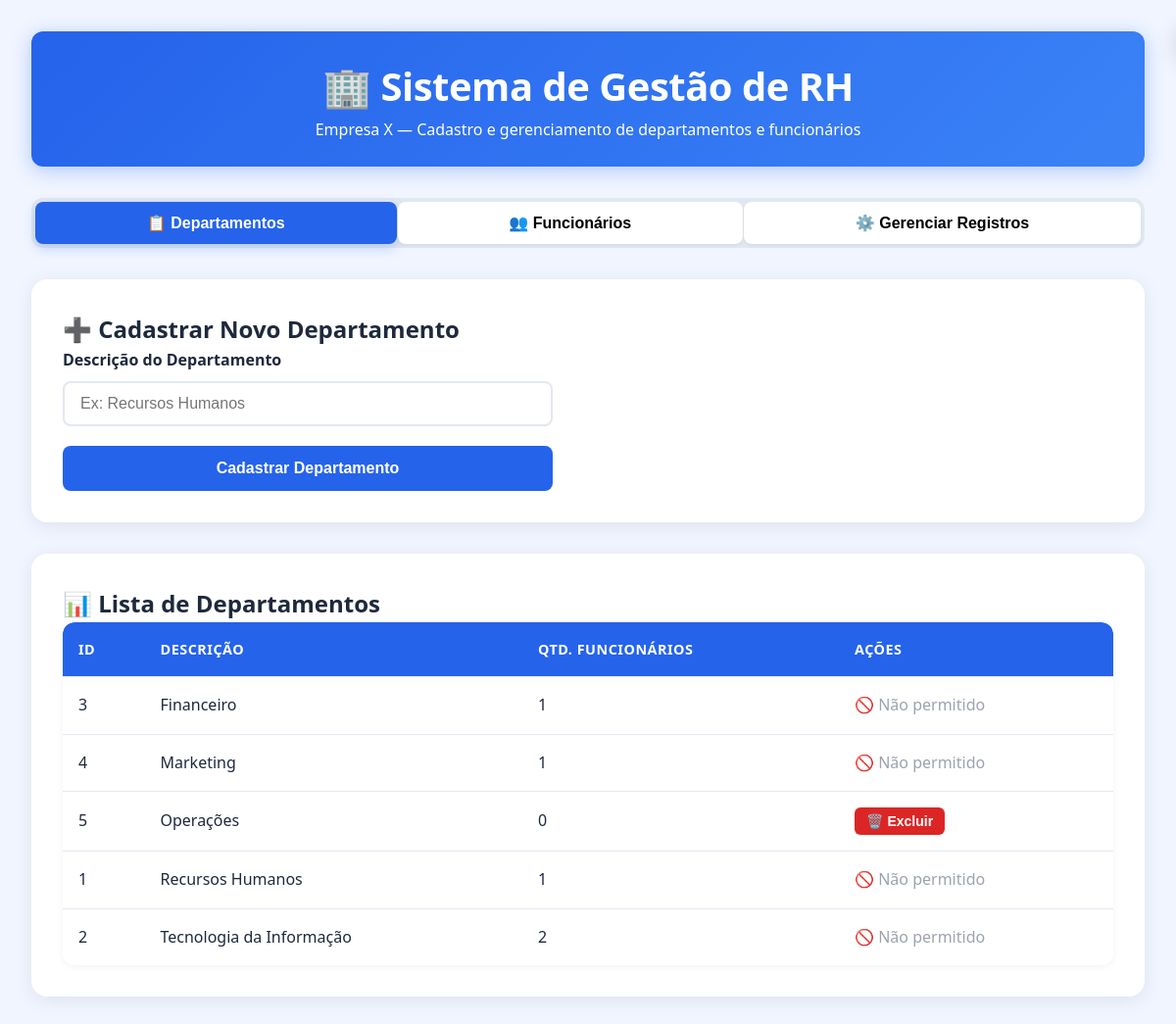
The page / on the database its author committed.
### tables this page shows
CREATE TABLE IF NOT EXISTS departamentos (
    id_departamento INT AUTO_INCREMENT PRIMARY KEY COMMENT 'Identificador único do departamento',
    descricao VARCHAR(100) NOT NULL UNIQUE COMMENT 'Nome/Descrição do departamento',
    data_criacao TIMESTAMP DEFAULT CURRENT_TIMESTAMP COMMENT 'Data de criação do registro',
    INDEX idx_descricao (descricao)
);

### index.php (the view, shortened to what this page needs)
<?php
require 'conexao.php';
?>
<!DOCTYPE html>
<html lang="pt-BR">
<head>
    <link rel="stylesheet" href="assets/style.css">
</head>
<body>
<div class="container">
    <header>
        <h1>🏢 Sistema de Gestão de RH</h1>
        <p>Empresa X — Cadastro e gerenciamento de departamentos e funcionários</p>
    </header>
    <div class="tabs">
        <button class="tab active" data-tab="departamentos">📋 Departamentos</button>
        <button class="tab" data-tab="funcionarios">👥 Funcionários</button>
        <button class="tab" data-tab="gerenciar">⚙️ Gerenciar Registros</button>
    </div>
    <div class="tab-content active" id="departamentos">
        <div class="card">
            <h2>➕ Cadastrar Novo Departamento</h2>
            <form id="form-departamento">
                <div class="form-group">
                    <label for="descricao">Descrição do Departamento</label>
                    <input type="text" id="descricao" name="descricao" required placeholder="Ex: Recursos Humanos">
                </div>
                <button type="submit" class="btn-primary">Cadastrar Departamento</button>
            </form>
        </div>
        <div class="card">
            <h2>📊 Lista de Departamentos</h2>
            <div class="table-responsive">
                <table>
                    <thead>
                        <tr>
                            <th>ID</th>
                            <th>Descrição</th>
                            <th>Qtd. Funcionários</th>
                            <th>Ações</th>
                        </tr>
                    </thead>
                    <tbody id="lista-departamentos">
                        <?php
                        $stmt = $pdo->query("
                            SELECT d.id_departamento, d.descricao, COUNT(f.id_funcionario) as qtd
                            FROM departamentos d
                            LEFT JOIN funcionarios f ON d.id_departamento = f.id_departamento
                            GROUP BY d.id_departamento, d.descricao
                            ORDER BY d.descricao
                        ");
                        while ($row = $stmt->fetch()) {
                            $qtd = $row['qtd'];
                            $btnExcluir = $qtd == 0
                                ? "<button class='action-btn btn-danger btn-excluir-depto' data-id='{$row['id_departamento']}'>🗑️ Excluir</button>"
                                : "<span style='color:#9ca3af;'>🚫 Não permitido</span>";
                            echo "<tr>
                                    <td>{$row['id_departamento']}</td>
                                    <td>{$row['descricao']}</td>
                                    <td>{$qtd}</td>
                                    <td>{$btnExcluir}</td>
                                  </tr>";
                        }
                        ?>
                    </tbody>
                </table>
            </div>
        </div>
    </div>
</div>
</body>
</html>

### assets/style.css (style rules this page uses)
:root { --primary: #2563eb; --primary-dark: #1d4ed8; --danger: #dc2626; --success: #10b981; --warning: #f59e0b; --light: #f8fafc; --dark: #0f172a; --gray-100: #f1f5f9; --gray-200: #e2e8f0; --gray-800: #1e293b; }
* { margin: 0; padding: 0; box-sizing: border-box; }
body { font-family: 'Segoe UI', Tahoma, Geneva, Verdana, sans-serif; background-color: #f0f5ff; color: var(--gray-800); line-height: 1.6; }
.container { max-width: 1200px; margin: 0 auto; padding: 2rem; }
header { text-align: center; margin-bottom: 2rem; padding: 1.5rem; background: linear-gradient(135deg, var(--primary), #3b82f6); color: white; border-radius: 12px; box-shadow: 0 4px 20px rgba(37, 99, 235, 0.3); }
header h1 { font-size: 2.5rem; font-weight: 700; letter-spacing: -0.5px; }
.tabs { display: flex; gap: 1px; background: var(--gray-200); padding: 4px; border-radius: 12px; margin-bottom: 2rem; flex-wrap: wrap; }
.tab { padding: 12px 24px; background: white; border: none; border-radius: 8px; cursor: pointer; font-weight: 600; transition: all 0.2s ease; flex-grow: 1; text-align: center; box-shadow: 0 2px 4px rgba(0,0,0,0.05); }
.tab.active { background: var(--primary); color: white; box-shadow: 0 4px 12px rgba(37, 99, 235, 0.25); }
.tab-content { display: none; animation: fadeIn 0.4s ease; }
.tab-content.active { display: block; }
.card { background: white; padding: 2rem; border-radius: 16px; box-shadow: 0 4px 20px rgba(0,0,0,0.08); margin-bottom: 2rem; }
form { display: grid; gap: 1.25rem; max-width: 500px; }
.form-group { display: flex; flex-direction: column; gap: 0.5rem; }
label { font-weight: 600; color: var(--gray-800); }
input, select { padding: 12px 16px; border: 2px solid var(--gray-200); border-radius: 8px; font-size: 1rem; transition: border-color 0.2s; }
button { padding: 14px 24px; border: none; border-radius: 8px; font-weight: 600; cursor: pointer; transition: all 0.2s; font-size: 1rem; }
.btn-primary { background: var(--primary); color: white; }
.btn-danger { background: var(--danger); color: white; }
.table-responsive { overflow-x: auto; border-radius: 12px; box-shadow: 0 2px 8px rgba(0,0,0,0.05); }
table { width: 100%; border-collapse: collapse; background: white; border-radius: 12px; overflow: hidden; }
th, td { padding: 1rem; text-align: left; border-bottom: 1px solid var(--gray-200); }
th { background-color: var(--primary); color: white; font-weight: 600; text-transform: uppercase; letter-spacing: 0.5px; font-size: 0.9rem; }
tr:last-child td { border-bottom: none; }
.action-btn { padding: 6px 12px; font-size: 0.875rem; margin-right: 6px; border-radius: 6px; }

### rows shown on the page
departamentos: id_departamento "3", descricao "Financeiro", qtd "1", shows "🚫 Não permitido"
departamentos: id_departamento "4", descricao "Marketing", qtd "1", shows "🚫 Não permitido"
departamentos: id_departamento "5", descricao "Operações", qtd "0"
departamentos: id_departamento "1", descricao "Recursos Humanos", qtd "1", shows "🚫 Não permitido"
departamentos: id_departamento "2", descricao "Tecnologia da Informação", qtd "2", shows "🚫 Não permitido"
